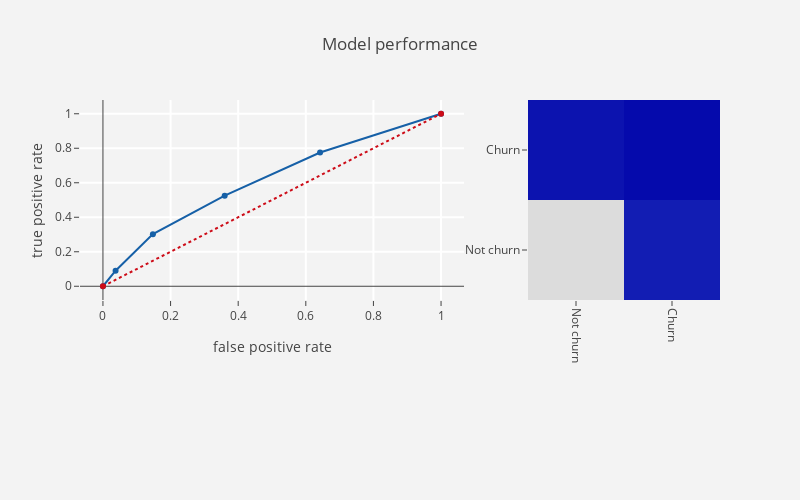

Notebook cell for this chart:
### Markdown cell above
#### 6.7.3 Evaluation

### Code cell
cols= col_norm_num + col_cat
 #model
knn.fit(X_KNN,smotetomek_Y)
predictions   = knn.predict(test_X[cols])
probabilities = knn.predict_proba(test_X[cols])
    
print ("Accuracy Score   : ",metrics.accuracy_score(test_Y,predictions))
#confusion matrix
conf_matrix = metrics.confusion_matrix(test_Y,predictions)
#roc_auc_score
model_roc_auc = metrics.roc_auc_score(test_Y,predictions) 
print ("Area under curve : ",model_roc_auc)
fpr,tpr,thresholds = metrics.roc_curve(test_Y,probabilities[:,1])
   
#plot roc curve
trace1 = go.Scatter(x = fpr,y = tpr,
                    name = "Roc : " + str(model_roc_auc),
                    line = dict(color = ('rgb(22, 96, 167)'),width = 2),
                   )
trace2 = go.Scatter(x = [0,1],y=[0,1],
                    line = dict(color = ('rgb(205, 12, 24)'),width = 2,
                    dash = 'dot'))

#plot confusion matrix
trace3 = go.Heatmap(z = conf_matrix ,x = ["Not churn","Churn"],
                    y = ["Not churn","Churn"],
                    showscale  = False,colorscale = "Blues",name = "matrix",
                    xaxis = "x2",yaxis = "y2"
                   )

layout = go.Layout(dict(title="Model performance" ,
                        autosize = False,height = 500,width = 800,
                        showlegend = False,
                        plot_bgcolor  = "rgb(243,243,243)",
                        paper_bgcolor = "rgb(243,243,243)",
                        xaxis = dict(title = "false positive rate",
                                     gridcolor = 'rgb(255, 255, 255)',
                                     domain=[0, 0.6],
                                     ticklen=5,gridwidth=2),
                        yaxis = dict(title = "true positive rate",
                                     gridcolor = 'rgb(255, 255, 255)',
                                     zerolinewidth=1,
                                     ticklen=5,gridwidth=2),
                        margin = dict(b=200),
                        xaxis2=dict(domain=[0.7, 1],tickangle = 90,
                                    gridcolor = 'rgb(255, 255, 255)'),
                        yaxis2=dict(anchor='x2',gridcolor = 'rgb(255, 255, 255)')
                       )
              )
data = [trace1,trace2,trace3]
fig = go.Figure(data=data,layout=layout)

py.iplot(fig)

### Figure 1 — Plotly figure (JSON) as saved in the notebook; plotly's stock layout.template omitted (floating-point values rounded to 4 significant figures)
{"data": [{"line": {"color": "rgb(22, 96, 167)", "width": 2}, "name": "Roc : 0.577161822286", "type": "scatter", "uid": "68b6c83a-0b22-4693-8201-414cf37b098a", "x": [0, 0.03736, 0.1477, 0.36, 0.6422, 1], "y": [0, 0.09024, 0.302, 0.5249, 0.7753, 1]}, {"line": {"color": "rgb(205, 12, 24)", "dash": "dot", "width": 2}, "type": "scatter", "uid": "98285ebd-5b77-48e3-b641-7037f0471973", "x": [0, 1], "y": [0, 1]}, {"colorscale": "Blues", "name": "matrix", "showscale": false, "type": "heatmap", "uid": "ac683920-4478-49d0-8bb9-d3a4e171b4ab", "x": ["Not churn", "Churn"], "xaxis": "x2", "y": ["Not churn", "Churn"], "yaxis": "y2", "z": [[3468, 601], [379, 164]]}], "layout": {"autosize": false, "height": 500, "margin": {"b": 200}, "paper_bgcolor": "rgb(243,243,243)", "plot_bgcolor": "rgb(243,243,243)", "showlegend": false, "title": "Model performance", "width": 800, "xaxis": {"domain": [0, 0.6], "gridcolor": "rgb(255, 255, 255)", "gridwidth": 2, "ticklen": 5, "title": "false positive rate"}, "xaxis2": {"domain": [0.7, 1], "gridcolor": "rgb(255, 255, 255)", "tickangle": 90}, "yaxis": {"gridcolor": "rgb(255, 255, 255)", "gridwidth": 2, "ticklen": 5, "title": "true positive rate", "zerolinewidth": 1}, "yaxis2": {"anchor": "x2", "gridcolor": "rgb(255, 255, 255)"}}}
